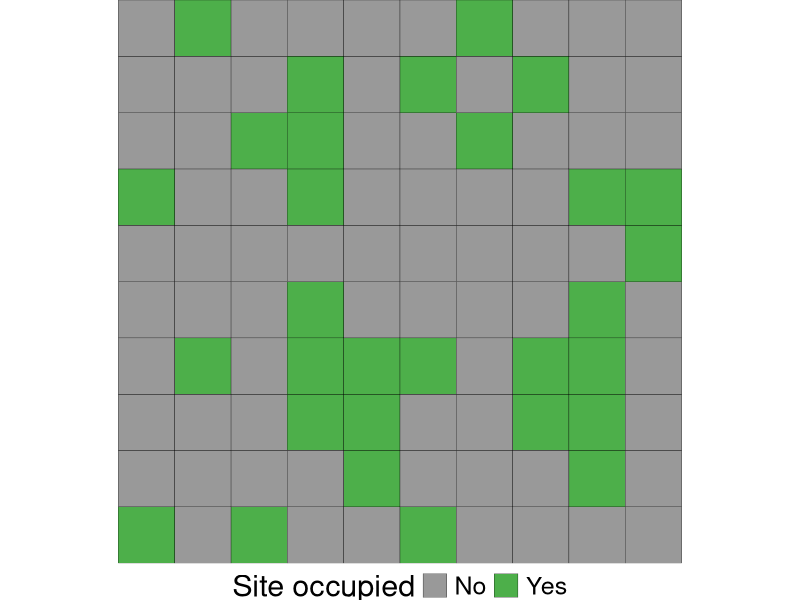
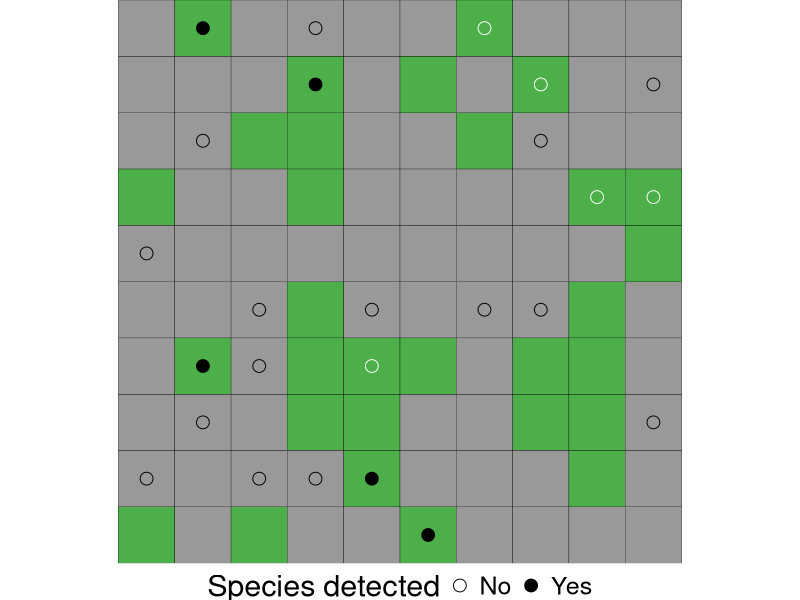
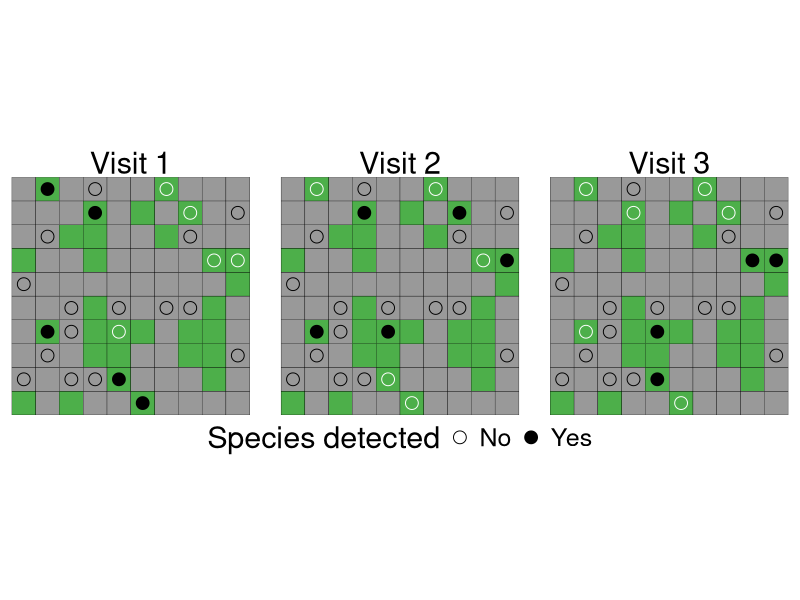

R code for these plots, in order:
library(tidyverse)
set.seed(1)

# generate a 10 x 10 grid
psi <- 0.3
p <- 0.5
p_surveyed <- 0.25
grid <- crossing(x = seq(0.5, 9.5, 1),
                 y = seq(0.5, 9.5, 1)) %>% 
  mutate(occupied = FALSE,
         surveyed = FALSE)
grid$occupied[sample.int(nrow(grid), nrow(grid) * psi)] <- TRUE
grid$surveyed[sample.int(nrow(grid), nrow(grid) * p_surveyed)] <- TRUE
g_grid <- ggplot(grid) +
  aes(x = x, y = y) +
  geom_tile(aes(fill = occupied), color = "#000000") +
  scale_fill_manual("Site occupied",
                    values = c("#999999", "#4daf4a"),
                    labels = c("No", "Yes")) +
  scale_y_continuous(expand = c(0, 0)) +
  coord_equal() +
  theme_void() +
  theme(legend.text = element_text(size = 18),
        legend.title = element_text(size = 22),
        legend.position = "bottom")
ggsave("assets/img/12_occupancy_grid.svg", g_grid, width = 7, height = 7)

# surveys
survey <- grid %>% 
  filter(surveyed) %>% 
  crossing(visit = paste("Visit", 1:3)) %>% 
  mutate(detected = occupied & (runif(nrow(.)) <= p),
         missed = occupied & !detected)
# single survey
g_s1 <- ggplot(grid) +
  aes(x = x, y = y) +
  geom_tile(aes(fill = occupied), color = "#000000", show.legend = FALSE) +
  geom_point(data = survey %>% filter(visit == "Visit 1", !missed), 
             aes(shape = detected), size = 4) +
  geom_point(data = survey %>% filter(visit == "Visit 1", missed), 
             shape = 1, color = "#ffffff", size = 4) +
  scale_fill_manual("Site occupied",
                    values = c("#999999", "#4daf4a"),
                    labels = c("No", "Yes")) +
  scale_shape_manual("Species detected",
                     values = c(1, 19),
                     labels = c("No", "Yes")) +
  scale_y_continuous(expand = c(0, 0)) +
  coord_equal() +
  theme_void() +
  theme(legend.text = element_text(size = 18),
        legend.title = element_text(size = 22),
        legend.position = "bottom")
ggsave("assets/img/12_occupancy_1survey.svg", g_s1, width = 7, height = 7)

# single survey
g_s3 <- ggplot(grid) +
  aes(x = x, y = y) +
  geom_tile(aes(fill = occupied), color = "#000000", show.legend = FALSE) +
  geom_point(data = survey %>% filter(!missed), 
             aes(shape = detected), size = 4) +
  geom_point(data = survey %>% filter(missed), 
             shape = 1, color = "#ffffff", size = 4) +
  scale_fill_manual("Site occupied",
                    values = c("#999999", "#4daf4a"),
                    labels = c("No", "Yes")) +
  scale_shape_manual("Species detected",
                     values = c(1, 19),
                     labels = c("No", "Yes")) +
  scale_y_continuous(expand = c(0, 0)) +
  coord_equal() +
  facet_wrap(~ visit, nrow = 1) +
  theme_void() +
  theme(strip.text = element_text(size = 22),
        legend.text = element_text(size = 18),
        legend.title = element_text(size = 22),
        legend.position = "bottom")
ggsave("assets/img/12_occupancy_3surveys.svg", g_s3, width = 18, height = 6)
